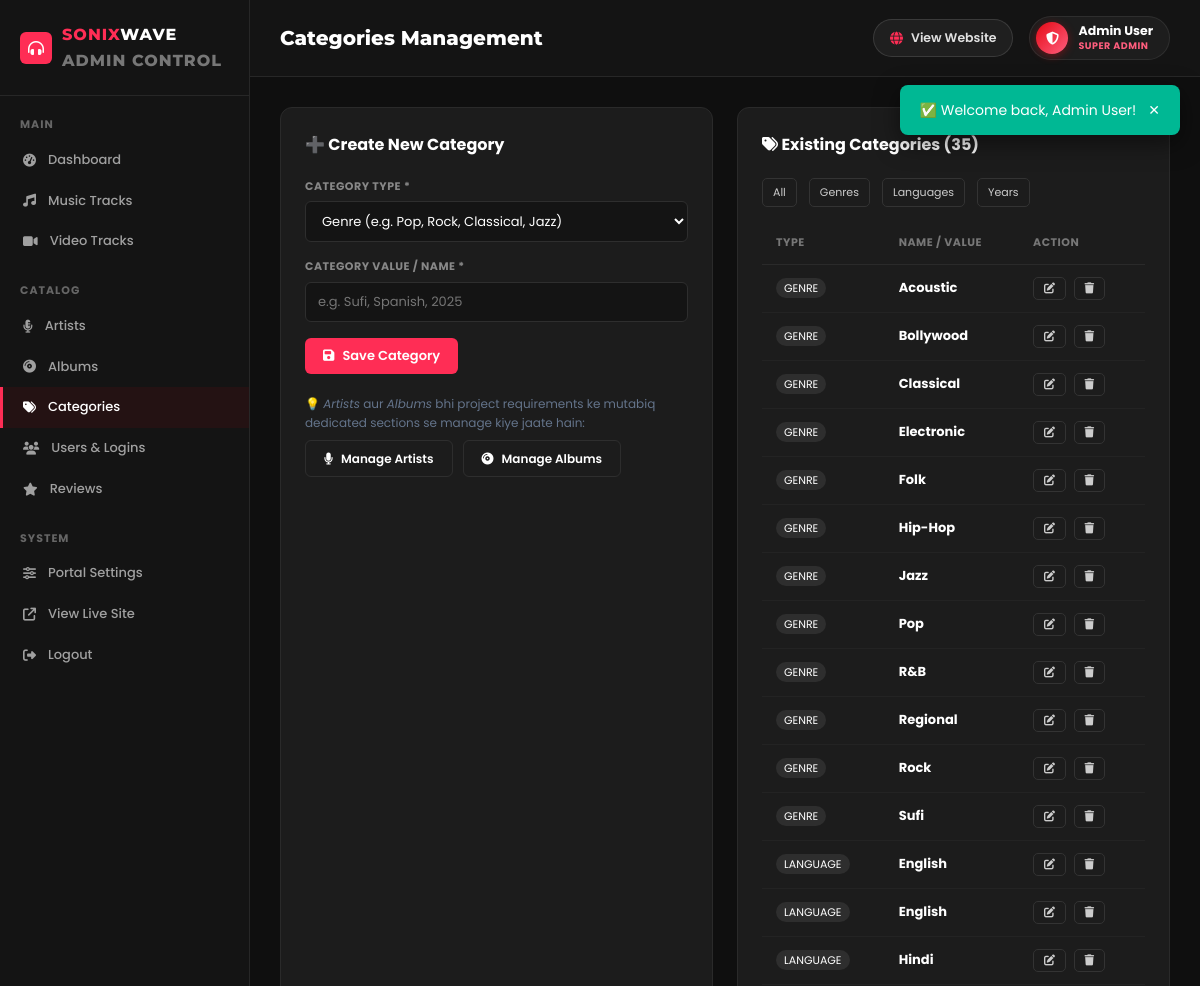
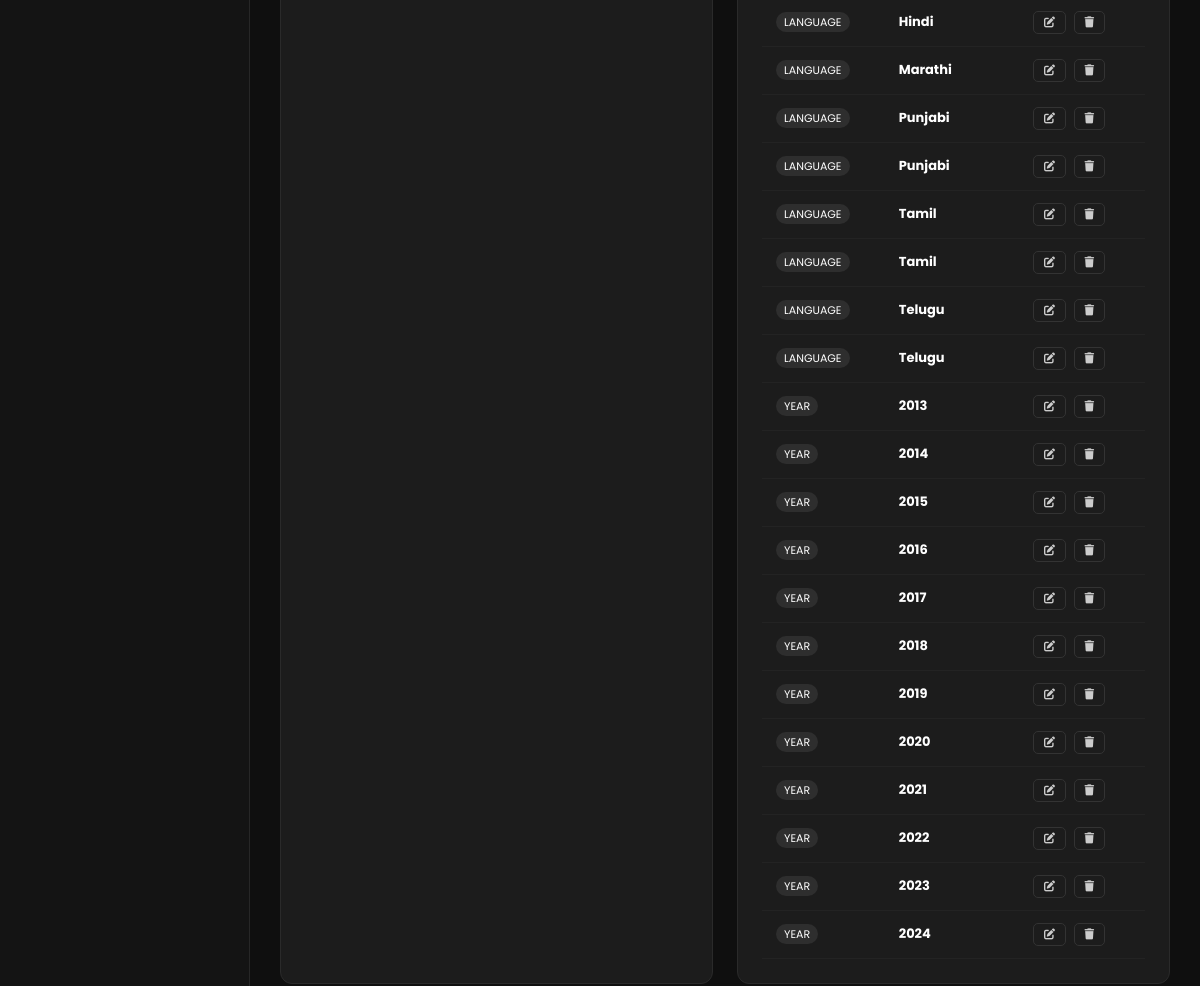
Screenshot of /admin/categories.php (signed in) with the database file from the repository (2 pictures, top to bottom).
### tables this page shows
CREATE TABLE `categories` (
  `id` int(11) NOT NULL AUTO_INCREMENT,
  `type` enum('genre','language','year') NOT NULL,
  `name` varchar(100) NOT NULL,
  `created_at` datetime DEFAULT current_timestamp(),
  PRIMARY KEY (`id`)
);

### includes/auth.php (called while the page is built, shortened)
<?php
function clean(string $str): string {
    return htmlspecialchars(strip_tags(trim($str)));
}

### admin/categories.php (the view, shortened to what this page needs)
<?php
require_once __DIR__ . '/includes/admin-header.php';
$pdo = getDB();
$action = $_GET['action'] ?? 'list';
$editItem = null;
$filterType = trim($_GET['type'] ?? '');
$where = '1=1';
$params = [];
$stmt = $pdo->prepare("SELECT * FROM categories WHERE $where ORDER BY type ASC, name ASC");
$stmt->execute($params);
$categories = $stmt->fetchAll();
?>
<div class="admin-two-col">
  <div class="admin-box">
    <div class="box-head">
      <h3><?= $action === 'edit' ? '✏️ Edit Category' : '➕ Create New Category' ?></h3>
    </div>
    <form method="POST" class="admin-form">
      <div class="form-group">
        <label>Category Type *</label>
        <select name="type" required>
          <option value="genre" <?= (isset($editItem) && $editItem['type'] === 'genre') ? 'selected' : '' ?>>Genre (e.g. Pop, Rock, Classical, Jazz)</option>
        </select>
      </div>
      <div class="form-group">
        <label>Category Value / Name *</label>
        <input type="text" name="name" value="<?= clean($editItem['name'] ?? '') ?>" required placeholder="e.g. Sufi, Spanish, 2025">
      </div>
      <button type="submit" class="btn btn-primary"><i class="fas fa-save"></i> <?= $action === 'edit' ? 'Update Category' : 'Save Category' ?></button>
    </form>
    <div style="margin-top:20px; font-size:12px; color:var(--text-muted); line-height:1.6;">
      <p>💡 <em>Artists</em> aur <em>Albums</em> bhi project requirements ke mutabiq dedicated sections se manage kiye jaate hain:</p>
      <div style="display:flex; gap:10px; margin-top:8px;">
        <a href="<?= SITE_URL ?>/admin/artists.php" class="btn btn-outline" style="font-size:12px;"><i class="fas fa-microphone"></i> Manage Artists</a>
        <a href="<?= SITE_URL ?>/admin/albums.php" class="btn btn-outline" style="font-size:12px;"><i class="fas fa-compact-disc"></i> Manage Albums</a>
      </div>
    </div>
  </div>
  <div class="admin-box">
    <div class="box-head">
      <h3><i class="fas fa-tags"></i> Existing Categories (<?= count($categories) ?>)</h3>
    </div>
    <div style="display:flex; gap:8px; margin-bottom:15px; flex-wrap:wrap;">
      <a href="<?= SITE_URL ?>/admin/categories.php" class="tbl-btn <?= empty($filterType) ? 'active' : '' ?>">All</a>
      <a href="<?= SITE_URL ?>/admin/categories.php?type=genre" class="tbl-btn <?= $filterType === 'genre' ? 'active' : '' ?>">Genres</a>
      <a href="<?= SITE_URL ?>/admin/categories.php?type=language" class="tbl-btn <?= $filterType === 'language' ? 'active' : '' ?>">Languages</a>
      <a href="<?= SITE_URL ?>/admin/categories.php?type=year" class="tbl-btn <?= $filterType === 'year' ? 'active' : '' ?>">Years</a>
    </div>
    <table class="admin-table">
      <thead>
        <tr>
          <th>Type</th>
          <th>Name / Value</th>
          <th>Action</th>
        </tr>
      </thead>
      <tbody>
        <?php if (empty($categories)): ?>
          <tr><td colspan="3" style="text-align:center; padding:20px; color:var(--text-muted);">No categories found.</td></tr>
        <?php else: ?>
          <?php foreach ($categories as $cat): ?>
          <tr>
            <td><span class="badge-tag"><?= strtoupper(clean($cat['type'])) ?></span></td>
            <td><strong><?= clean($cat['name']) ?></strong></td>
            <td style="white-space:nowrap;">
              <a href="<?= SITE_URL ?>/admin/categories.php?action=edit&id=<?= $cat['id'] ?>" class="tbl-btn" title="Edit"><i class="fas fa-edit"></i></a>
              <a href="<?= SITE_URL ?>/admin/categories.php?action=delete&id=<?= $cat['id'] ?>" class="tbl-btn danger" onclick="return confirm('Delete this category?')" title="Delete"><i class="fas fa-trash"></i></a>
            </td>
          </tr>
          <?php endforeach; ?>
        <?php endif; ?>
      </tbody>
    </table>
  </div>
</div>
<?php require_once __DIR__ . '/includes/admin-footer.php'; ?>

### assets/css/style.css (style rules this page uses)
:root { --primary: #ff2d55; --primary-gradient: linear-gradient(135deg, #ff2d55 0%, #ff5e3a 100%); --primary-glow: rgba(255, 45, 85, 0.4); --secondary: #ffb300; --accent: #00d2ff; --dark: #0a0b10; --dark-2: #111420; --dark-3: #181d2d; --dark-card: #151926; --dark-card-hover: #1c2235; --text-primary: #f8fafc; --text-secondary: #94a3b8; --text-muted: #64748b; --border: rgba(255, 255, 255, 0.08); --border-focus: rgba(255, 45, 85, 0.5); --card-radius: 14px; --transition: all 0.3s cubic-bezier(0.4, 0, 0.2, 1); --shadow-sm: 0 4px 12px rgba(0,0,0,0.3); --shadow-lg: 0 12px 32px rgba(0,0,0,0.6); --shadow-glow: 0 0 25px var(--primary-glow); }
* { margin:0; padding:0; box-sizing:border-box; }
body { font-family: 'Poppins', sans-serif; background-color: var(--dark); color: var(--text-primary); line-height: 1.6; overflow-x: hidden; }
a { color: inherit; text-decoration: none; }
.btn { padding: 8px 18px; border-radius: 6px; font-size: 13px; font-weight: 600; cursor: pointer; transition: var(--transition); display: inline-flex; align-items: center; gap: 8px; border: none; font-family: inherit; }
.btn-primary { background: var(--primary); color: #fff; }
.btn-outline { background: transparent; border: 1px solid var(--border); color: #fff; }
.card-lang, .badge-tag { background: rgba(255,255,255,0.08); padding: 2px 8px; border-radius: 12px; font-size: 11px; }
.form-group { margin-bottom: 16px; }
.form-group label { display: block; font-size: 12px; font-weight: 600; color: var(--text-secondary); margin-bottom: 6px; text-transform: uppercase; letter-spacing: 0.5px; }
.form-group input, .form-group select, .form-group textarea { width: 100%; background: var(--dark-3); border: 1px solid var(--border); padding: 10px 14px; color: #fff; border-radius: 6px; font-family: inherit; font-size: 13px; transition: var(--transition); }
body, .navbar, .nav-item, .search-input-wrapper, .user-pill-btn, .user-dropdown, .media-card, .album-card, .artist-card, .cat-card, .trending-item, .auth-box, .footer, .review-card, .review-form-col, .filters-bar, .detail-hero, .audio-player-card, .player-locked-card { transition: background-color 0.3s ease, color 0.3s ease, border-color 0.3s ease, box-shadow 0.3s ease !important; }

### assets/css/admin.css (style rules this page uses)
.admin-body { background: #0f0f0f; margin: 0; color: #fff; }
.admin-box { background: #1c1c1c; border: 1px solid #2a2a2a; border-radius: 12px; padding: 24px; margin-bottom: 24px; }
.box-head { display: flex; justify-content: space-between; align-items: center; margin-bottom: 20px; }
.box-head h3 { font-size: 16px; font-weight: 700; }
.admin-two-col { display: grid; grid-template-columns: 1fr 1fr; gap: 24px; }
.admin-table { width: 100%; border-collapse: collapse; }
.admin-table th { text-align: left; font-size: 11px; font-weight: 700; color: #777; text-transform: uppercase; letter-spacing: 0.5px; padding: 12px 14px; border-bottom: 1px solid #2a2a2a; }
.admin-table td { padding: 12px 14px; font-size: 13px; border-bottom: 1px solid rgba(255,255,255,0.03); }
.tbl-btn { display: inline-flex; align-items: center; justify-content: center; padding: 5px 10px; border: 1px solid #333; border-radius: 5px; font-size: 11px; color: #ccc; transition: all 0.2s; margin-right: 4px; }
.admin-form .form-group { margin-bottom: 16px; }
.admin-form label { display: block; font-size: 11px; font-weight: 700; text-transform: uppercase; color: #888; margin-bottom: 6px; }
.admin-form input[type="text"], .admin-form input[type="number"], .admin-form input[type="email"], .admin-form input[type="password"], .admin-form select, .admin-form textarea { width: 100%; background: #141414; border: 1px solid #2e2e2e; border-radius: 6px; padding: 9px 12px; color: #fff; font-family: inherit; font-size: 13px; }

### rows the page displays
categories: type "GENRE", name "Acoustic"
categories: type "GENRE", name "Bollywood"
categories: type "GENRE", name "Classical"
categories: type "GENRE", name "Electronic"
categories: type "GENRE", name "Folk"
categories: type "GENRE", name "Hip-Hop"
categories: type "GENRE", name "Jazz"
categories: type "GENRE", name "Pop"
categories: type "GENRE", name "R&B"
categories: type "GENRE", name "Regional"
categories: type "GENRE", name "Rock"
categories: type "GENRE", name "Sufi"
categories: type "LANGUAGE", name "English"
categories: type "LANGUAGE", name "English"
categories: type "LANGUAGE", name "Hindi"
categories: type "LANGUAGE", name "Hindi"
categories: type "LANGUAGE", name "Marathi"
categories: type "LANGUAGE", name "Punjabi"
categories: type "LANGUAGE", name "Punjabi"
categories: type "LANGUAGE", name "Tamil"
categories: type "LANGUAGE", name "Tamil"
categories: type "LANGUAGE", name "Telugu"
categories: type "LANGUAGE", name "Telugu"
categories: type "YEAR", name "2013"
categories: type "YEAR", name "2014"
categories: type "YEAR", name "2015"
categories: type "YEAR", name "2016"
categories: type "YEAR", name "2017"
categories: type "YEAR", name "2018"
categories: type "YEAR", name "2019"
categories: type "YEAR", name "2020"
categories: type "YEAR", name "2021"
categories: type "YEAR", name "2022"
categories: type "YEAR", name "2023"
categories: type "YEAR", name "2024"

### other values shown
$flash['msg'] "Welcome back, Admin User!"
$adminTitle "Categories Management"
$_SESSION['user_name'] "Admin User"
count($categories) "35"
